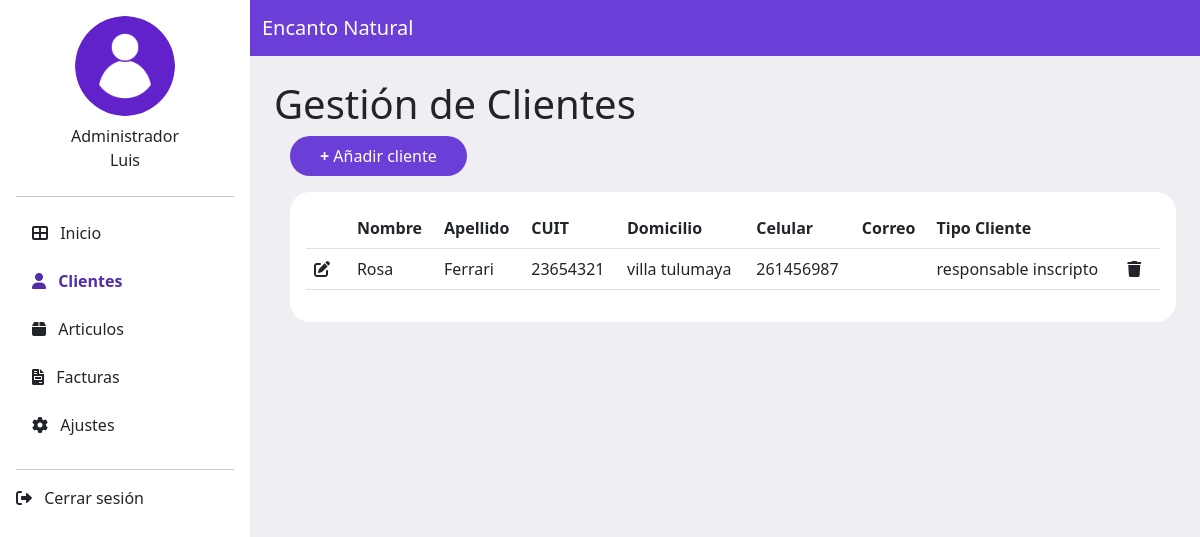
The app's page /vista/clientes.php with its own data.
### tables this page shows
CREATE TABLE `cliente` (
  `id_cliente` int(11) NOT NULL,
  `nombre` varchar(50) NOT NULL,
  `apellido` varchar(50) NOT NULL,
  `dni` char(8) NOT NULL,
  `domicilio` varchar(255) DEFAULT NULL,
  `celular` varchar(20) DEFAULT NULL,
  `tipo_cliente` enum('responsable inscripto','consumidor final') NOT NULL
);

### modelo/conexion.php (called while the page is built, shortened)
<?php
class Conexion
{
    private $conexion;
    public function __construct()
    {
        $this->conexion = new mysqli("localhost:3309", "root", "", "facturacion");
    }
    public function obtener_clientes()
    {
        $sql = "SELECT * FROM cliente";
        $stmt = $this->conexion->prepare($sql);
        $stmt->execute();
        $result = $stmt->get_result();
        if ($result->num_rows > 0) {
            return $result->fetch_all(MYSQLI_ASSOC);
        } else {
            return [];
        }
    }
}

### vista/clientes.php (the view, shortened to what this page needs)
<!DOCTYPE html>
<html lang="en">
<head>
  <link href="https://cdn.jsdelivr.net/npm/bootstrap@5.3.0/dist/css/bootstrap.min.css" rel="stylesheet">
  <link rel="stylesheet" href="https://cdnjs.cloudflare.com/ajax/libs/font-awesome/6.0.0-beta3/css/all.min.css">
  <link rel="stylesheet" href="styles.css">
</head>
<body>
  <?php
  include_once("../modelo/conexion.php");
  $modelo = new conexion();
  $clientes = $modelo->obtener_clientes();
  ?>
  <div class="d-flex">
    <div id="sidebar" class="bg-light p-3">
      <div class="text-center mb-4">
        <img src="img/user1.png" class="rounded-circle" alt="Avatar">
        <p class="mt-2">Administrador <br> Luis</p>
      </div>
      <hr>
      <ul class="nav flex-column">
        <li class="nav-item mb-2">
          <a class="nav-link text-dark" href="admin.php"><i class="fas fa-th-large me-2"></i> Inicio</a>
        </li>
        <li class="nav-item mb-2">
          <a class="nav-link text-dark active" href="clientes.php"><i class="fas fa-user me-2"></i> Clientes</a>
        </li>
        <li class="nav-item mb-2">
          <a class="nav-link text-dark" href="articulos.php"><i class="fas fa-box me-2"></i> Articulos</a>
        </li>
        <li class="nav-item mb-2">
          <a class="nav-link text-dark" href="facturas.php"><i class="fas fa-file-invoice me-2"></i> Facturas</a>
        </li>
        <li class="nav-item mb-2">
          <a class="nav-link text-dark" href="ajustes.php"><i class="fas fa-cog me-2"></i> Ajustes</a>
        </li>
      </ul>
      <hr>
      <div class="mt-auto">
        <a class="nav-link text-dark" href="../controlador/cerrarSession.php"><i class="fas fa-sign-out-alt me-2"></i> Cerrar sesión</a>
      </div>
    </div>
    <div class="w-100">
      <nav class="navbar navbar-expand-lg navbar-light text-white">
        <div class="container-fluid">
          <span class="navbar-brand text-white">Encanto Natural</span>
        </div>
      </nav>
      <div class="content p-4 ">
        <div class="title-box">
          <h1>Gestión de Clientes</h1>
        </div>
        <a class="btn custom-btn btn-center mb-3 ms-3" onclick="abrirRecuadro()"><b>+</b> Añadir cliente </a>
        <div class="card custom-card ms-3">
          <div class="card-body">
            <table class="table table-hover">
              <thead>
                <tr>
                  <th scope="col"> </th>
                  <th scope="col">Nombre</th>
                  <th scope="col">Apellido</th>
                  <th scope="col">CUIT</th>
                  <th scope="col">Domicilio</th>
                  <th scope="col">Celular</th>
                  <th scope="col">Correo</th>
                  <th scope="col">Tipo Cliente</th>
                  <th scope="col"> </th>
                </tr>
              </thead>
              <tbody>
                <?php
                foreach ($clientes as $cliente) {
                  echo "<tr onclick=\"window.location.href='facturas.php'\">";
                  echo "<th scope='row'><i class='fas fa-edit me-2'></i></th>";
                  echo "<td>" . $cliente["nombre"] . "</td>";
                  echo "<td>" . $cliente["apellido"] . "</td>";
                  echo "<td>" . $cliente["dni"] . "</td>";
                  echo "<td>" . $cliente["domicilio"] . "</td>";
                  echo "<td>" . $cliente["celular"] . "</td>";
                  echo "<td>" . $cliente["correo"] . "</td>";
                  echo "<td>" . $cliente["tipo_cliente"] . "</td>";
                  echo "<th scope='row'><i class='fas fa-trash me-2'></i></th>";
                  echo "</tr>";
                }
                ?>
              </tbody>
            </table>
          </div>
        </div>
      </div>
</body>
</html>

### vista/styles.css (style rules this page uses)
#sidebar { width: 250px; height: 100vh; position: fixed; left: 0; top: 0; overflow-y: auto; background-color: white !important; }
#sidebar .nav-link { font-size: 16px; }
#sidebar .nav-link.active { color: #512da8 !important; border-radius: 5px; font-weight: bold; }
#sidebar img { width: 100px; height: 100px; }
#sidebar .mt-auto { margin-top: auto; }
.content { margin-left: 250px; width: calc(100% - 250px); }
#sidebar .nav-link { color: #343a40; transition: color 0.3s ease-in-out; }
#sidebar .nav-link i { transition: color 0.3s ease-in-out; }
.content { margin-left: 250px; }
.navbar { margin-left: 250px; background-color: #6c3ed8; }
.custom-btn { background-color: #6c3ed8; color: white; border: none; padding: 8px 30px; border-radius: 20px; transition: background-color 0.3s ease; align-items: center; }
.custom-card { border-radius: 20px; border:none; }
.custom-card { border-width: 2px; border-color: #6c3ed8; }
body { background-color: #efeef3; }

### records on screen
cliente: nombre "Rosa", apellido "Ferrari", dni "23654321", domicilio "villa tulumaya", celular "261456987", tipo_cliente "responsable inscripto"
